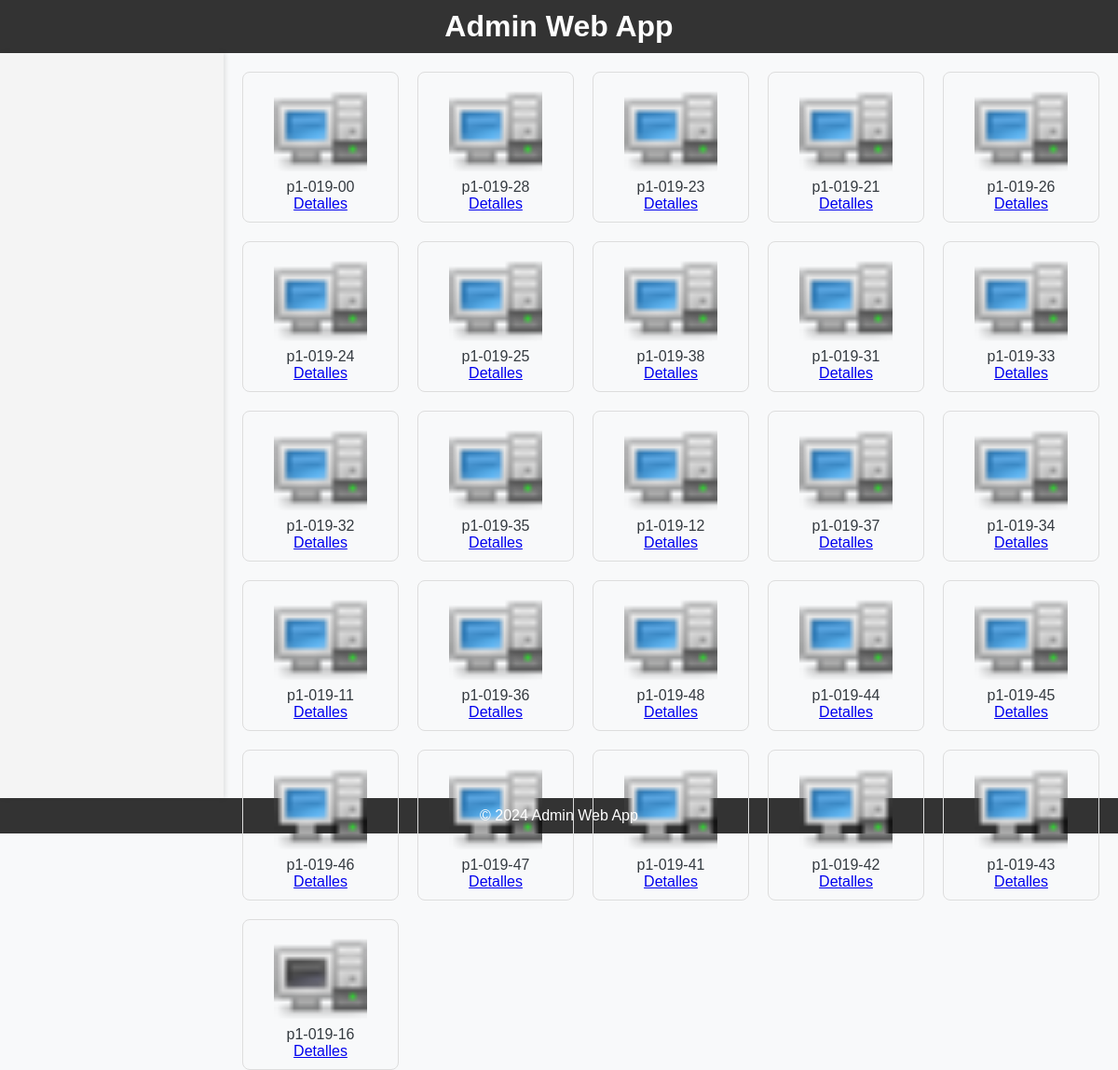
The app's page /testing_page/ (signed in), older data.
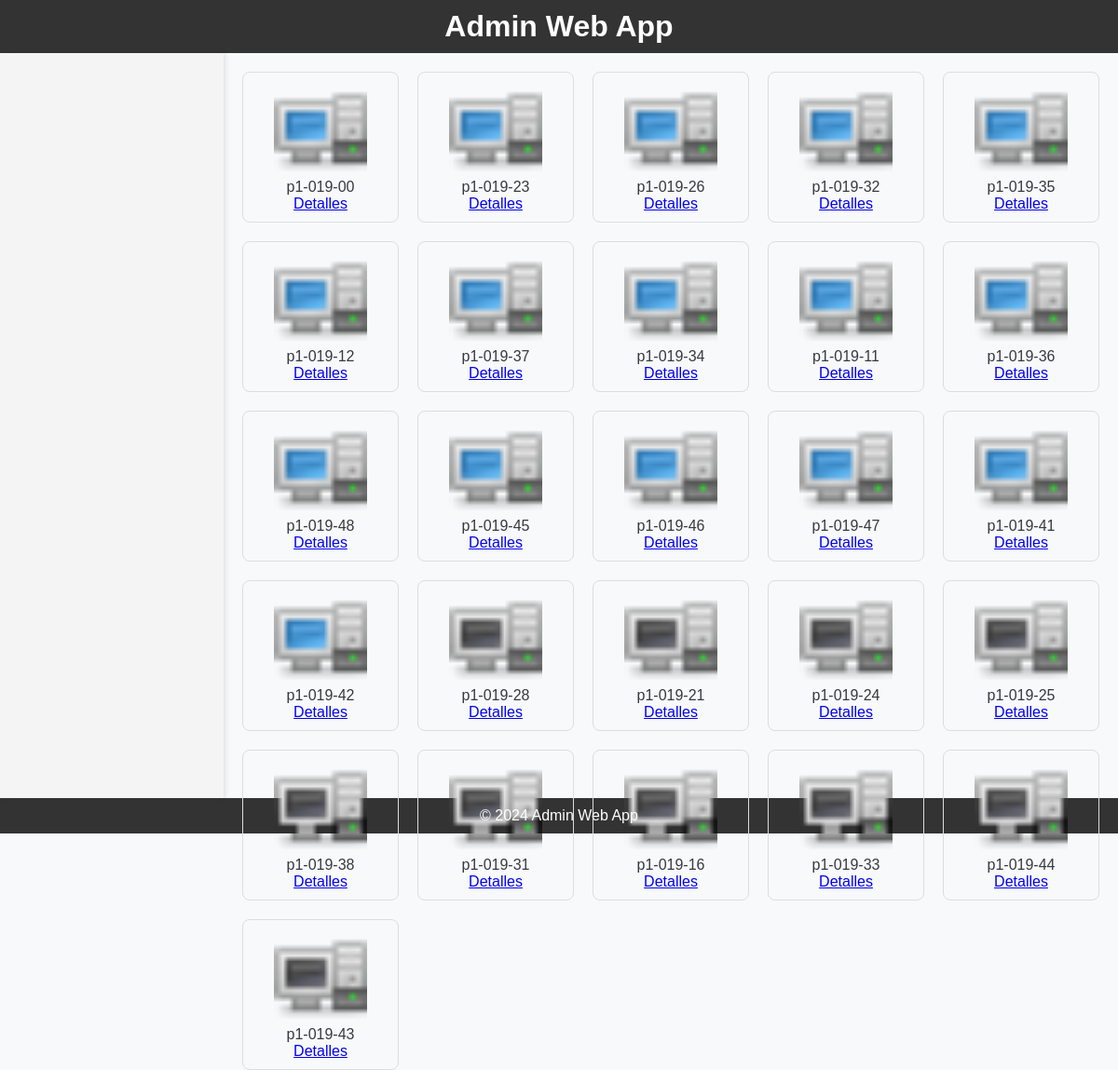
The same page, newer data.
### admin_web_app/models.py (models this page shows, shortened)
class Computer(models.Model):
    name = models.CharField(max_length=100)
    state = models.CharField(max_length=100)
    icon =  models.ImageField(upload_to='img/', blank=True, null=True)  # Imagen del estado
    mac = models.CharField(max_length=17, blank=True, null=True)  # Dirección MAC
    ip = models.GenericIPAddressField(protocol='both', unpack_ipv4=False, blank=True, null=True)  # Dirección IP

### admin_web_app/views.py (the view)
# urls.py: path('testing_page/', views.testing_page, name='testing_page'),
@login_required
@user_passes_test(is_admin)
def testing_page(request):
    computers = Computer.objects.all()
    timestamp = datetime.now().timestamp()
    context = {
        'computers': computers,
        'timestamp': timestamp,
    }
    return render(request, 'testing_page.html', context)

### admin_web_app/views.py (called while the page is built)
def is_admin(user):
    return user.is_superuser

### admin_web_app/templates/testing_page.html (shortened to what this page needs)
<!DOCTYPE html>
<html lang="en">
<head>
    {% load static %}
    <link rel="stylesheet" href="{% static 'css/styles.css' %}">
</head>
<body>
    <header>
        <h1>Admin Web App</h1>
    </header>
    <div class="container">
        <aside class="sidebar">
        </aside>
        <main class="main-content">
          <div class="computers-grid">
            {% for computer in computers %}
                <div class="computer-icon">
                  <img src="{% static 'img/' %}{{ computer.icon }}" alt="{{ computer.name }}">
                    <p>{{ computer.name }}</p>
                    <a href="{% url 'computer_detail' computer.pk %}">Detalles</a>
                </div>
            {% endfor %}
        </div>
        </main>
    </div>
    <footer>
        <p>© 2024 Admin Web App</p>
    </footer>
</body>
</html>

Row changes from the older to the newer data that the page shows:
removed Computer: icon (picture), name "p1-019-28"
removed Computer: icon (picture), name "p1-019-21"
removed Computer: icon (picture), name "p1-019-24"
removed Computer: icon (picture), name "p1-019-25"
removed Computer: icon (picture), name "p1-019-38"
removed Computer: icon (picture), name "p1-019-31"
removed Computer: icon (picture), name "p1-019-33"
removed Computer: icon (picture), name "p1-019-44"
removed Computer: icon (picture), name "p1-019-43"
added Computer: icon (picture), name "p1-019-28"
added Computer: icon (picture), name "p1-019-21"
added Computer: icon (picture), name "p1-019-24"
added Computer: icon (picture), name "p1-019-25"
added Computer: icon (picture), name "p1-019-38"
added Computer: icon (picture), name "p1-019-31"
added Computer: icon (picture), name "p1-019-33"
added Computer: icon (picture), name "p1-019-44"
added Computer: icon (picture), name "p1-019-43"
